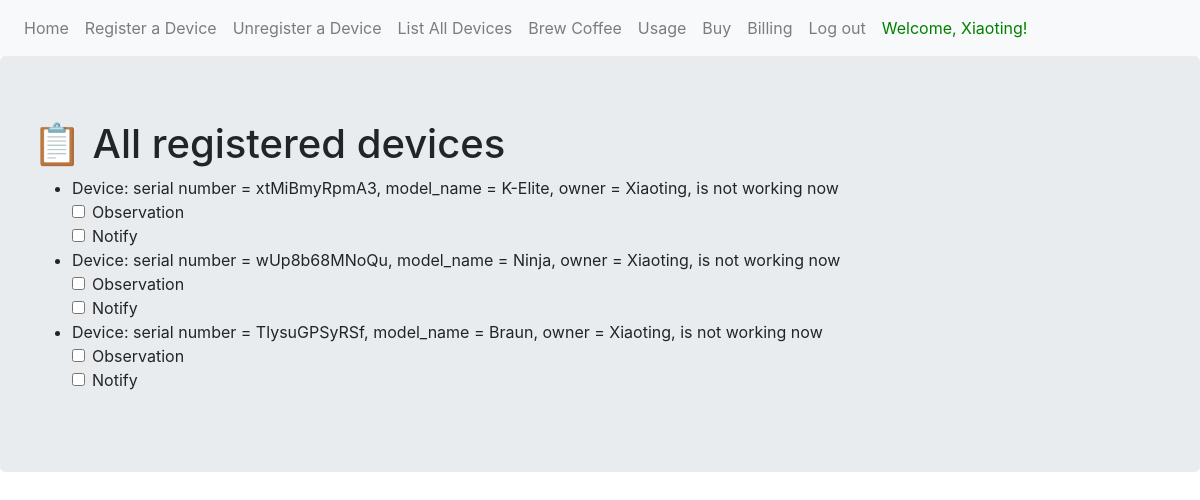
Screenshot of /devices/list (signed in) with the database file from the repository.
### myproject/models.py (models this page shows, shortened)
class User(db.Model, UserMixin):
    __tablename__ = 'users'
    id = db.Column(db.Integer, primary_key = True)
    email = db.Column(db.String(64), unique=True, index=True)
    username = db.Column(db.String(64), unique=True, index=True)
    address = db.Column(db.String(512), index=True)
    password_hash = db.Column(db.String(128))

class Device(db.Model):
    __tablename__ = 'devices'
    id = db.Column(db.Integer, primary_key = True)
    serial_numer = db.Column(db.String(12), unique=True, index=True)
    model_name = db.Column(db.String(128))
    nick_name = db.Column(db.String(256))
    owner_id = db.Column(db.Integer)
    registration_time = db.Column(db.DateTime)
    is_working = db.Column(db.Boolean)
    def __repr__(self):
        if self.owner_id:
            owner = User.query.get(self.owner_id)
            working = "is" if self.is_working else "is not"
            return "Device: serial number = {}, model_name = {}, owner = {}, {} working now".format(self.serial_numer, self.model_name, owner.username, working)
        else:
            working = "is" if self.is_working else "is not"
            return "Device: serial number = {}, model_name = {}, not registered by user yet, {} working now".format(self.serial_numer, self.model_name, working)

### myproject/devices/views.py (the view)
@devices_blueprint.route('/list')
def list():
    devices = Device.query.filter_by(owner_id=current_user.id).all()
    ids = [device.id for device in devices]
    return render_template('list.html', devices=devices, ids=ids)

### myproject/models.py (called while the page is built)
@login_manager.user_loader
def load_user(user_id):
    return User.query.get(user_id)

### myproject/devices/templates/devices/list.html
{% extends "base.html" %}
{% block content %}
<div class="jumbotron">
  <h1>&#128203; All registered devices</h1>
  <ul>
    {% for device in devices  %}
    <li>{{device}}
      <div class="form-check">
        <input class="form-check-input" type="checkbox" value="" id="defaultCheck1">
        <label class="form-check-label" for="defaultCheck1">
          Observation
        </label>
      </div>
      <div class="form-check">
        <input class="form-check-input" type="checkbox" value="" id="defaultCheck1">
        <label class="form-check-label" for="defaultCheck1">
          Notify
        </label>
      </div>
    </li>
    {% endfor %}
  </ul>
</div>
{% endblock %}

### myproject/templates/base.html (shortened to what this page needs)
<!DOCTYPE html>
<html lang="en" dir="ltr">
  <head>
    <link rel="stylesheet" href="https://maxcdn.bootstrapcdn.com/bootstrap/4.0.0/css/bootstrap.min.css">
  </head>
  <body>
    <nav class="navbar navbar-expand-lg navbar-light bg-light">
    <div class="navbar-nav">
      <a class="nav-item nav-link" href="{{ url_for('index') }}">Home</a>
      {% if current_user.is_authenticated %}
      <a class="nav-item nav-link" href="{{ url_for('devices.register') }}">Register a Device</a>
      <a class="nav-item nav-link" href="{{ url_for('devices.unregister') }}">Unregister a Device</a>
      <a class="nav-item nav-link" href="{{ url_for('devices.list') }}">List All Devices</a>
      <a class="nav-item nav-link" href="{{ url_for('brew.brew') }}">Brew Coffee</a>
      <a class="nav-item nav-link" href="{{ url_for('brew.usage') }}">Usage</a>
      <a class="nav-item nav-link" href="{{ url_for('products.buy') }}">Buy</a>
      <a class="nav-item nav-link" href="{{ url_for('products.billing') }}">Billing</a>
      <a class="nav-item nav-link" href="{{ url_for('login.logout') }}">Log out</a>
      <a class="nav-item nav-link" }}> <font color="green"> Welcome, {{current_user.username}}!</font> </a>
      {% endif %}
    </div>
</nav>
    {% block content %}
    {% endblock %}
  </body>
</html>

### rows the page displays
User: username "Xiaoting"
Device: owner+is_working+serial_numer "Device: serial number = xtMiBmyRpmA3, model_name = K-Elite, owner = Xiaoting, is not working now"
Device: owner+is_working+serial_numer "Device: serial number = wUp8b68MNoQu, model_name = Ninja, owner = Xiaoting, is not working now"
Device: owner+is_working+serial_numer "Device: serial number = TlysuGPSyRSf, model_name = Braun, owner = Xiaoting, is not working now"
